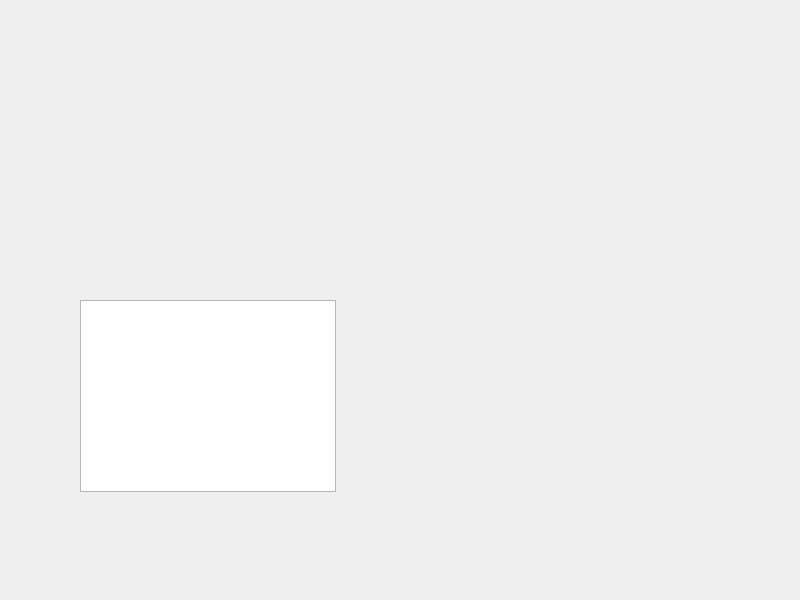
<?xml version="1.0" encoding="UTF-8"?>
<ui version="4.0">
 <class>MainWindow</class>
 <widget class="QMainWindow" name="MainWindow">
  <property name="geometry">
   <rect>
    <x>0</x>
    <y>0</y>
    <width>800</width>
    <height>600</height>
   </rect>
  </property>
  <property name="windowTitle">
   <string>FCN Scope</string>
  </property>
  <widget class="QWidget" name="centralwidget">
   <widget class="QCustomPlot" name="scope_widget" native="true">
    <property name="geometry">
     <rect>
      <x>0</x>
      <y>0</y>
      <width>391</width>
      <height>191</height>
     </rect>
    </property>
    <property name="sizePolicy">
     <sizepolicy hsizetype="Preferred" vsizetype="Preferred">
      <horstretch>0</horstretch>
      <verstretch>0</verstretch>
     </sizepolicy>
    </property>
   </widget>
   <widget class="QTableView" name="scope_properties">
    <property name="geometry">
     <rect>
      <x>80</x>
      <y>300</y>
      <width>256</width>
      <height>192</height>
     </rect>
    </property>
   </widget>
  </widget>
 </widget>
 <customwidgets>
  <customwidget>
   <class>QCustomPlot</class>
   <extends>QWidget</extends>
   <header>qcustomplot.h</header>
   <container>1</container>
  </customwidget>
 </customwidgets>
 <resources/>
 <connections/>
</ui>
